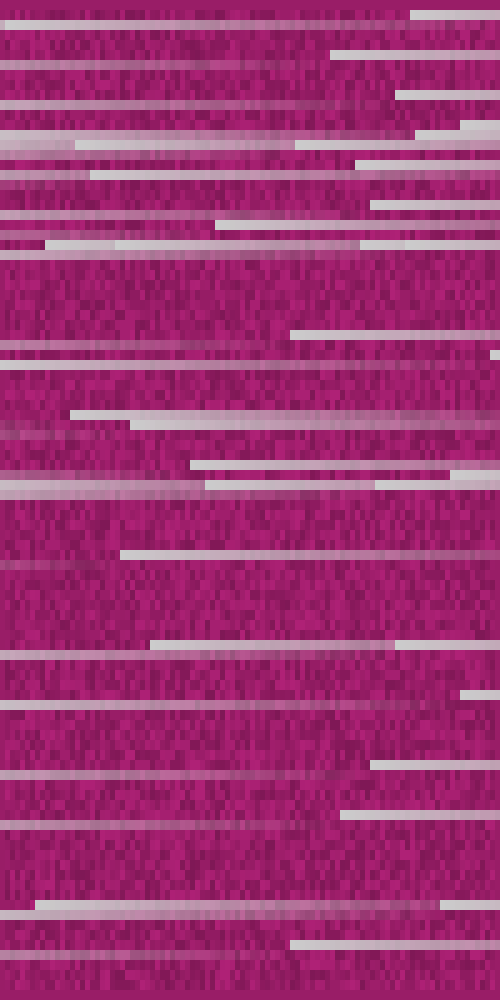
Frame 1 (no input)
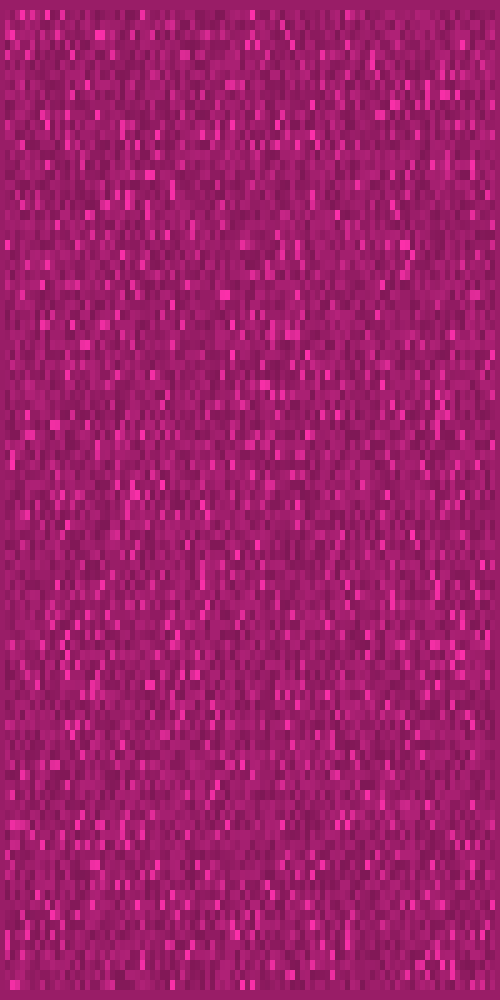
Frame 60 (the mouse pressed at the canvas centre just before this capture)
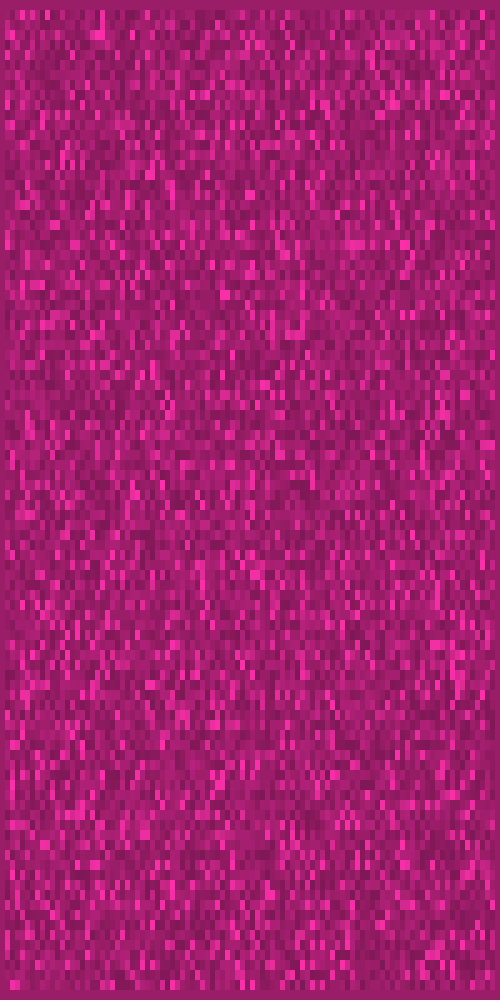
Frame 120 (the mouse held since frame 60 and released just before this capture)

The Processing sketch that drew these frames (run headless with seeded random() and noise(); from frame 60 on, the mouse is pressed at the canvas centre):

// Processing sketch: processing_130570
// ── processing_130570.pde

int cantidad=100;
color[][] tonos=new color[cantidad][cantidad];
int ancho;
int largo;
int tono=90;;
void setup() {
  frameRate(1005);
  colores(cantidad);
  size(500, 1000);
  ancho=width/cantidad;
  largo=height/cantidad;
}
void draw() {
colorMode(RGB, 100);
stroke(216,234,199);
strokeWeight(0.0001);
noStroke();
//tono=20;
rectangulos(cantidad);
//tono=int(map(mouseX,0,width,0,100));
}

//variables de colores
//int tono=47;//verde 

//int tono=80 //morado
int sat=81;//ocre
//int sat=66;//ocre
int brillo;
int alfa;

//funcion de colores
void colores(int cant) {
  colorMode(HSB, 100);
  alfa=100;
  for (int contA=0;contA<cant;contA++) {
    for (int contB=0;contB<cant;contB++) {
      if(contA==0 || contA==cant-1){
      tonos[contA][contB]=color(tono, sat, 60); 
    }
      else if(contB==0 || contB==cant-1){
      tonos[contA][contB]=color(tono, sat, 60);  
    }
    else{
      brillo=int(random(50, 70));  
      tonos[contA][contB]=color(tono, sat, brillo);  }
    }
  }
}

void rectangulos(int cant) {
  for (int contA=0;contA<cant;contA++) {
    for (int contB=0;contB<cant;contB++) {
      evento(contA,contB);
      fill(tonos[contA][contB],alfa);
      if (alfa<100){
      alfa+=ceil(0.01);
      }
      rect(contB*ancho, contA*largo, ancho, largo);     
    }
  }
}

int cambia;
void evento(int posA,int posB){ 
  colorMode(HSB, 100);
cambia=int(random(0,300));
if(posA!=0 && posB !=0 && posA!=(cantidad-1) && posB!=(cantidad-1) && cambia>=35 && cambia<=35.5){
alfa=0;
brillo=int(random(50, 100));  
tonos[posA][posB]=color(tono, sat, brillo);}
}
